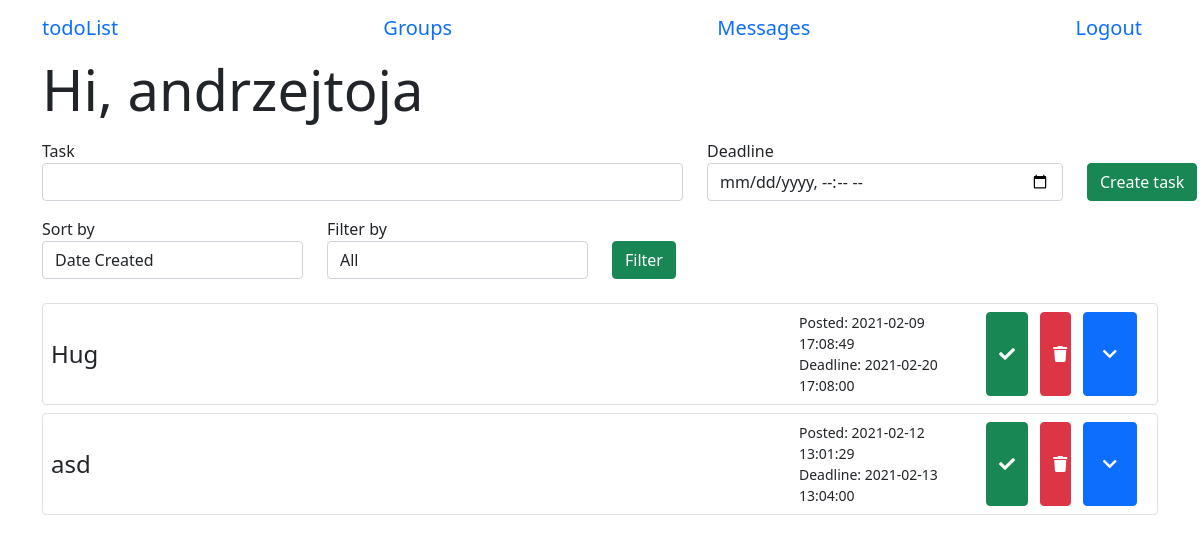
/menu (signed in), run on the app's committed database.
### app/models.py (models this page shows, shortened)
class User(UserMixin, db.Model):
    id = db.Column(db.Integer, primary_key=True)
    username = db.Column(db.String(64), index=True, unique=True)
    email = db.Column(db.String(64), index=True, unique=True)
    password_hash = db.Column(db.String(128))
    tasks = db.relationship('Task', backref='author', lazy='dynamic')
    sent_messages = db.relationship('Message', backref="sender", lazy='dynamic', foreign_keys='Message.sender_id')
    messages = db.relationship('Message', backref="receiver", lazy='dynamic', foreign_keys='Message.receiver_id')
    authenticated = db.Column(db.Boolean, index=True, default=False)
    groups = db.relationship(
        'Group',
        secondary=group_table,
        back_populates="users")
    def get_tasks(self):
        return Task.query.filter_by(user_id=self.id)

class Task(db.Model):
    id = db.Column(db.Integer, primary_key=True)
    task = db.Column(db.String(140))
    timestamp = db.Column(db.DateTime, index=True, default=datetime.now())
    deadline = db.Column(db.DateTime, index=True)
    is_completed = db.Column(db.Boolean, default=False)
    description = db.Column(db.String(500), default="")
    subtasks = db.relationship('Subtask', backref='main_task', lazy='dynamic')
    user_id = db.Column(db.Integer, db.ForeignKey('user.id'))

### app/routes.py (the view)
@login_required
@app.route('/menu', methods=['GET', 'POST'])
def menu():
    task_form = TaskForm()
    filter_form = FilterForm()
    tasks = current_user.get_tasks()
    if task_form.submit1.data and task_form.validate_on_submit():
        task = Task(task=task_form.task.data, deadline=task_form.deadline.data, author=current_user)
        db.session.add(task)
        db.session.commit()
        tasks = current_user.get_tasks()
        return redirect(url_for('menu'))
    if filter_form.submit2.data and filter_form.validate_on_submit():
        tasks = current_user.get_tasks_filtered(filter_form.sort_by.data, filter_form.filter_by.data)
    return render_template('menu.html', user=current_user, form=task_form, filter_form=filter_form, tasks=tasks, date=datetime.now())

### app/forms.py (shortened to what this page needs)
class TaskForm(FlaskForm):
    task = StringField('Task', validators=[DataRequired()])
    deadline = DateTimeLocalField('Deadline', validators=[DataRequired()], format='%Y-%m-%dT%H:%M')
    submit1 = SubmitField('Create task')

class FilterForm(FlaskForm):
    sort_by = SelectField('Sort by', choices=['Date Created', 'Deadline'], validators=[])
    filter_by = SelectField('Filter by', choices=['All', 'Completed', "Uncompleted"], validators=[])
    submit2 = SubmitField('Filter')

### app/models.py (called while the page is built)
@login.user_loader
def load_user(id):
    return User.query.get(int(id))

### app/templates/menu.html (shortened to what this page needs)
{% extends 'base.html' %}
{% block start %}Hi, {{ user.username }}{% endblock %}
{% block body %}
    <form action="" method="POST" class="add-task">
        <div class="row">
            <p class="col-7">
                {{ form.task.label }}
                {{ form.task(class_="form-control") }}
            </p>
            <p class="col-4">
                {{ form.deadline.label }}
                {{ form.deadline(class_="form-control date-input", type="datetime-local") }}
            </p>
            <p class="col-1">
                {{ form.submit1(class_="btn btn-success mt-4") }}
            </p>
        </div>
    </form>
    <form action="" method="POST" class="select">
        <div class="row">
            <p class="col-3">
                {{ filter_form.sort_by.label }}
                {{ filter_form.sort_by(class_="form-control") }}
            </p>
            <p class="col-3">
                {{ filter_form.filter_by.label }}
                {{ filter_form.filter_by(class_="form-control") }}
            </p>
            <p class="col-1">
                {{ filter_form.submit2(class_="btn btn-success mt-4") }}
            </p>
        </div>
    </form>
    <div class="tasks">
        <div class="accordion" id="acc">
            {% for task in tasks %}
                <div class="accordion-item p-2 mt-2 mb-2 border rounded">
                    <div class="accordion-header row" id={{ "task" + task.id|string }}>
                        <div class="col-8 h4 my-auto">
                            {% if task.is_completed %}
                                <s>{{ task.task }}</s>
                            {% else %}
                                {{ task.task }}
                            {% endif %}
                        </div>
                        <div class="col-2 my-auto">
                            <div class="date">
                                Posted: {{ task.timestamp.strftime("%Y-%m-%d %H:%M:%S") }}
                            </div>
                            {% if task.deadline.timestamp() - task.timestamp.timestamp() < 0 %}
                                <div class="date text-danger">
                                    Deadline: {{ task.deadline }}
                                </div>
                            {% else %}
                                <div class="date" color="red">
                                    Deadline: {{ task.deadline }}
                                </div>
                            {% endif %}
                        </div>
                        <div class="col-2 row">
                            <form class="col-4 form-temp" action={{ "/change_status/" + task.id|string }}>
                                {% if task.is_completed %}
                                    <button type="submit" class="btn btn-warning form-item h-100"><i class="fas fa-times"></i></button>
                                {% else %}
                                    <button type="submit" class="btn btn-success form-item h-100"><i class="fas fa-check"></i></button>
                                {% endif %}
                            </form>
                            <form class="col-4 form-temp" action={{ "/delete/" + task.id|string }}>
                                <button type="submit" class="btn btn-danger w-100 h-100 form-item"><i class="fas fa-trash"></i></button>
                            </form>
                            <button class="btn btn-primary col-4" type="button" data-toggle="collapse" data-target={{ "#collapse" + task.id|string }} aria-expanded="false" aria-controls={{ "collapse" + task.id|string }}>
                                <i class="fas fa-chevron-down"></i>
                            </button>
                        </div>
                    </div>
                </div>
            </div>
        {% endfor %}
    </div>
{% endblock %}

### app/static/css/main.css (style rules this page uses)
* { box-sizing: border-box }
body { font-family: 'Montserrat', sans-serif; overflow-y:scroll; }
.date { font-size: 14px; }
.form-temp { display: flex; flex-direction: row; }
.form-item { flex: 1; }
button { display: block; }

### data on the page
User: username "andrzejtoja"
Task: task "Hug", timestamp "2021-02-09 17:08:49", deadline "2021-02-20 17:08:00", is_completed False (drawn)
Task: task "asd", timestamp "2021-02-12 13:01:29", deadline "2021-02-13 13:04:00", is_completed False (drawn)

### other printed values
{{ filter_form.sort_by.label }} "Sort by"
{{ filter_form.filter_by.label }} "Filter by"
